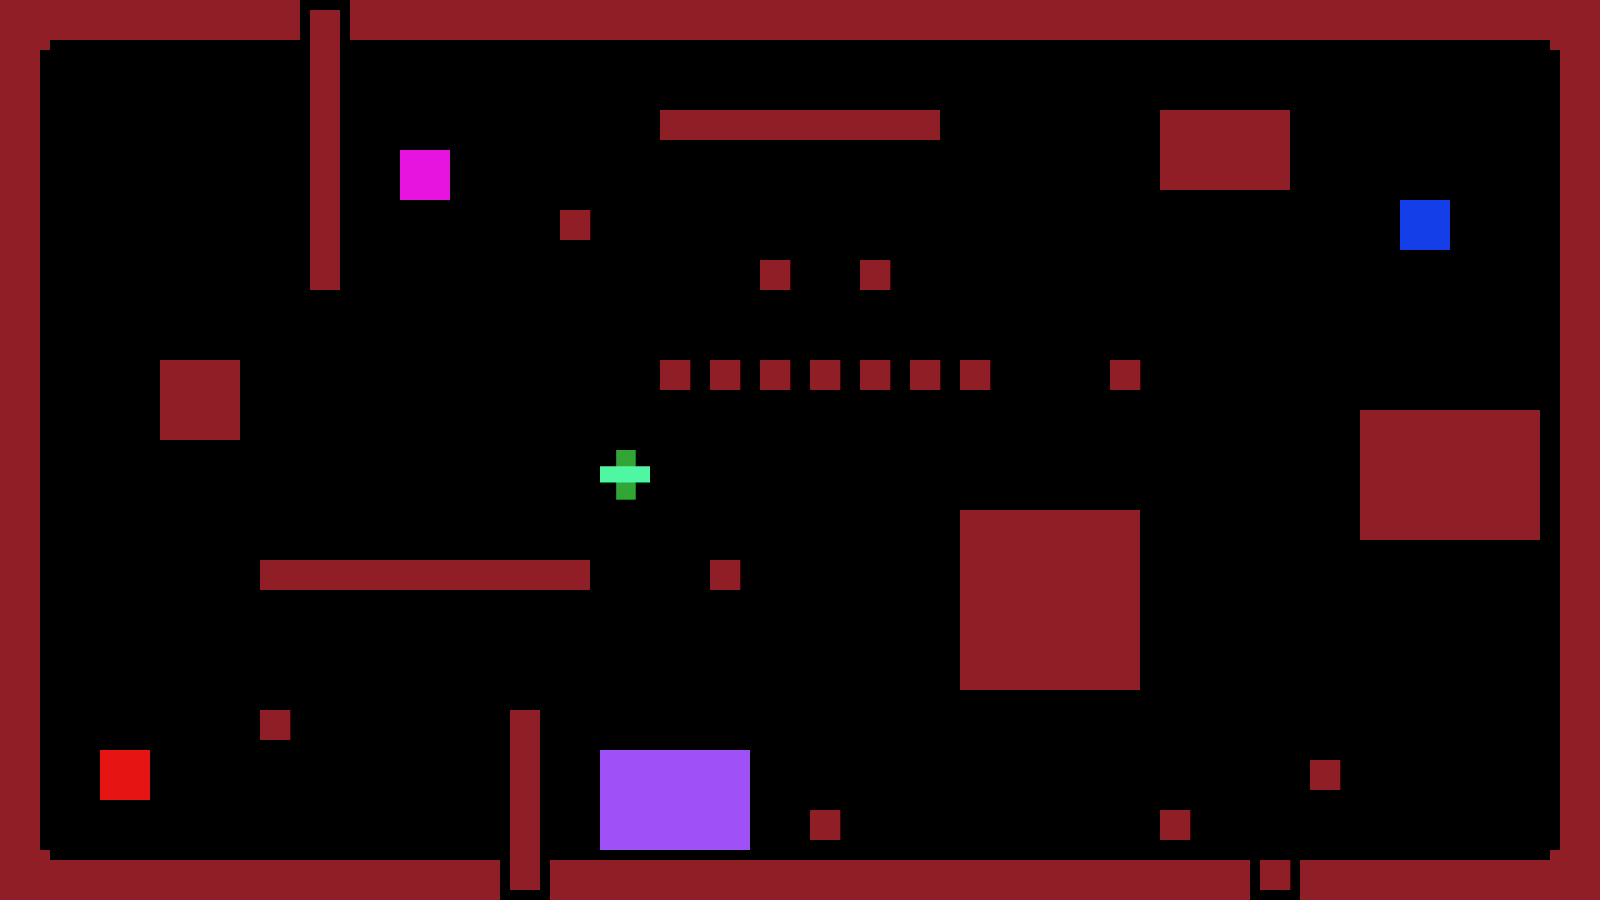

A 2D game scene composited from a Tiled map and its tileset images. What follows is a short description and the map's XML, with every tile layer's data as written:
An orthogonal 32x18 tile map with 50x50 px tiles, 1 tile layer (Tile Layer 1), 22 tilesets.

<map version="1.2" tiledversion="1.3.1" orientation="orthogonal" renderorder="right-down" compressionlevel="0" width="32" height="18" tilewidth="50" tileheight="50" infinite="0" nextlayerid="2" nextobjectid="1">
 <tileset firstgid="1" source="Tiles/wall-bottom.tsx" />
 <tileset firstgid="2" source="Tiles/wall-closed.tsx" />
 <tileset firstgid="3" source="Tiles/wall-corner-bottom-left.tsx" />
 <tileset firstgid="4" source="Tiles/wall-corner-bottom-right.tsx" />
 <tileset firstgid="5" source="Tiles/wall-corner-top-left.tsx" />
 <tileset firstgid="6" source="Tiles/wall-corner-top-right.tsx" />
 <tileset firstgid="7" source="Tiles/wall-left.tsx" />
 <tileset firstgid="8" source="Tiles/wall-middle.tsx" />
 <tileset firstgid="9" source="Tiles/wall-right.tsx" />
 <tileset firstgid="10" source="Tiles/wall-top.tsx" />
 <tileset firstgid="11" source="Tiles/wall-tube-horizontal.tsx" />
 <tileset firstgid="12" source="Tiles/wall-tube-vertical.tsx" />
 <tileset firstgid="13" source="Tiles/wall-open-top.tsx" />
 <tileset firstgid="14" source="Tiles/wall-open-right.tsx" />
 <tileset firstgid="15" source="Tiles/wall-open-left.tsx" />
 <tileset firstgid="16" source="Tiles/wall-open-bottom.tsx" />
 <tileset firstgid="17" source="Tiles/player1.tsx" />
 <tileset firstgid="18" source="Tiles/player2.tsx" />
 <tileset firstgid="19" source="Tiles/player3.tsx" />
 <tileset firstgid="20" source="Tiles/player4.tsx" />
 <tileset firstgid="21" source="Tiles/artifact.tsx" />
 <tileset firstgid="22" source="Tiles/finish.tsx" />
 <layer id="1" name="Tile Layer 1" width="32" height="18">
  <data encoding="csv">
8,1,1,1,1,1,16,1,1,1,1,1,1,1,1,1,1,1,1,1,1,1,1,1,1,1,1,1,1,1,1,8,
9,0,0,0,0,0,12,0,0,0,0,0,0,0,0,0,0,0,0,0,0,0,0,0,0,0,0,0,0,0,0,7,
9,0,0,0,0,0,12,0,0,0,0,0,0,14,11,11,11,11,15,0,0,0,0,5,10,6,0,0,0,0,0,7,
9,0,0,0,0,0,12,0,19,0,0,0,0,0,0,0,0,0,0,0,0,0,0,3,1,4,0,0,0,0,0,7,
9,0,0,0,0,0,12,0,0,0,0,2,0,0,0,0,0,0,0,0,0,0,0,0,0,0,0,0,18,0,0,7,
9,0,0,0,0,0,13,0,0,0,0,0,0,0,0,2,0,2,0,0,0,0,0,0,0,0,0,0,0,0,0,7,
9,0,0,0,0,0,0,0,0,0,0,0,0,0,0,0,0,0,0,0,0,0,0,0,0,0,0,0,0,0,0,7,
9,0,0,5,6,0,0,0,0,0,0,0,0,2,2,2,2,2,2,2,0,0,2,0,0,0,0,0,0,0,0,7,
9,0,0,3,4,0,0,0,0,0,0,0,0,0,0,0,0,0,0,0,0,0,0,0,0,0,0,5,10,10,6,7,
9,0,0,0,0,0,0,0,0,0,0,0,21,0,0,0,0,0,0,0,0,0,0,0,0,0,0,7,8,8,9,7,
9,0,0,0,0,0,0,0,0,0,0,0,0,0,0,0,0,0,0,5,10,10,6,0,0,0,0,3,1,1,4,7,
9,0,0,0,0,14,11,11,11,11,11,15,0,0,2,0,0,0,0,7,8,8,9,0,0,0,0,0,0,0,0,7,
9,0,0,0,0,0,0,0,0,0,0,0,0,0,0,0,0,0,0,7,8,8,9,0,0,0,0,0,0,0,0,7,
9,0,0,0,0,0,0,0,0,0,0,0,0,0,0,0,0,0,0,3,1,1,4,0,0,0,0,0,0,0,0,7,
9,0,0,0,0,2,0,0,0,0,16,0,0,0,0,0,0,0,0,0,0,0,0,0,0,0,0,0,0,0,0,7,
9,0,17,0,0,0,0,0,0,0,12,0,22,23,24,0,0,0,0,0,0,0,0,0,0,0,2,0,0,0,0,7,
9,0,0,0,0,0,0,0,0,0,12,0,25,26,27,0,2,0,0,0,0,0,0,2,0,0,0,0,0,0,0,7,
8,10,10,10,10,10,10,10,10,10,13,10,10,10,10,10,10,10,10,10,10,10,10,10,10,2,10,10,10,10,10,8
</data>
 </layer>
</map>
